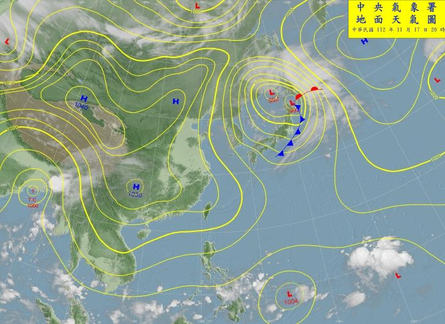
#> input picture SWM.png, 445 x 324 px, shrunk from 728 x 531 before the run
$ python circle_corner.py
#> lines starting #> are read from the running program, lines starting #| are printed output that depends on the picture; after the words box and inside, x2 and y2 are one past the last pixel; in counts of white or black regions, pixels touching at a corner belong together
# -*- coding: utf-8 -*-
"""
Created on Wed Nov 22 12:39:04 2023

@author: User
"""

from PIL import Image, ImageDraw, ImageOps
from datetime import datetime
import os


now = datetime.now()
now_str = now.strftime("%Y%m%d")

img_path = fr"C:\Users\User\Desktop\ppt_自動化\{now_str}"

os.chdir(img_path)


def circle_corner(img, rad = 20, two_corner = True):

    # Image.new(mode, size, color) 用以創建圖像
    mask = Image.new("L", img.size, 0)

    # 將上述圖像設定為"可繪製圖像"
    draw = ImageDraw.Draw(mask)

    # 利用draw創造出的可繪製圖像，建立一個圓角的矩形
    draw.rounded_rectangle((0,0) + img.size, rad, fill = 255)

    # ImageOps 是一個可以對圖像進行操作的函示庫，其中fit是讓img的圖形大小符合mask圖形大小。
    # center指圖片擺放位置(0.5, 0.5)代表置中。
    round_img = ImageOps.fit(img, mask.size, centering = (0.5, 0.5))

    # putalpha 是一種Image方法，設定圖像的透明度
    round_img.putalpha(mask)

    return round_img


def apply_to_image(img_path):

#> called with img_path = 'SWM'
    image = Image.open(img_path + ".png")
#> image is the input picture: PIL image 445x324 RGB; mean R, G, B 141.6, 161.4, 145.7

    # GIF圖檔本身帶有"調色版(palette-based)"的alpha通道，故與png本身支持透明度的格式有所衝突
    image = image.convert("RGBA")
#> image: PIL image 445x324 RGBA

    round_image = circle_corner(image)
#> in circle_corner, `mask = Image.new("L", img.size, 0)`: mask: PIL image 445x324 L; every value is 0
#> in circle_corner, `round_img.putalpha(mask)`:
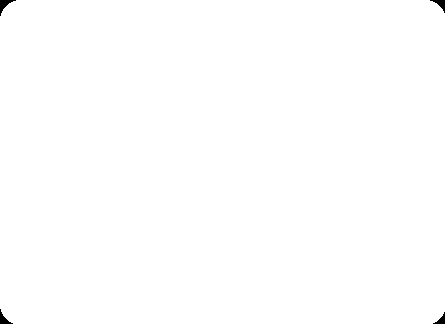
#> mask: PIL image 445x324 L; 99.8% white; 4 black regions, box (x1, y1, x2, y2) and area: (0, 0, 16, 16) 92, (430, 0, 445, 13) 76, (0, 309, 13, 324) 76, (433, 312, 445, 324) 61

    round_image.save("round_" + img_path + ".png", )


path = ["SWM", "StreamLine", "Satellite"]

for i in path:
    apply_to_image(i)
#> pass 2 of the loop `for i in path:`:
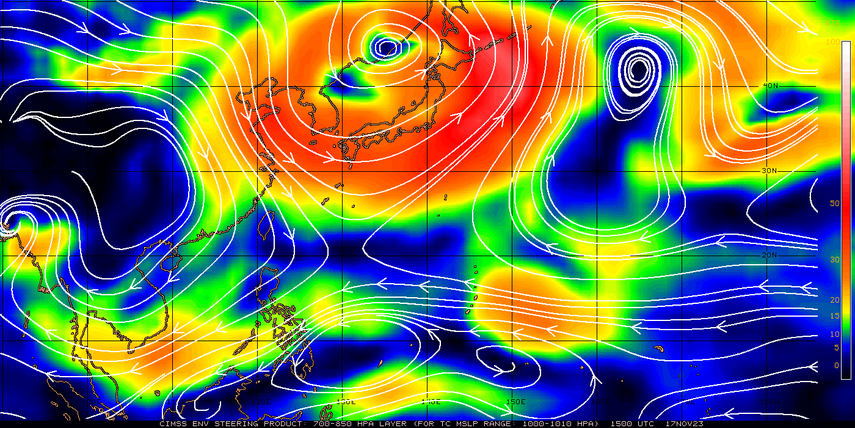
#> input picture StreamLine.png, 855 x 428 px, shrunk from 1400 x 700 before the run
#> in apply_to_image, image is the input picture: PIL image 855x428 RGB; mean R, G, B 107.7, 117.9, 86.6
#> image: PIL image 855x428 RGBA
#> in circle_corner (call 2), `round_img.putalpha(mask)`:
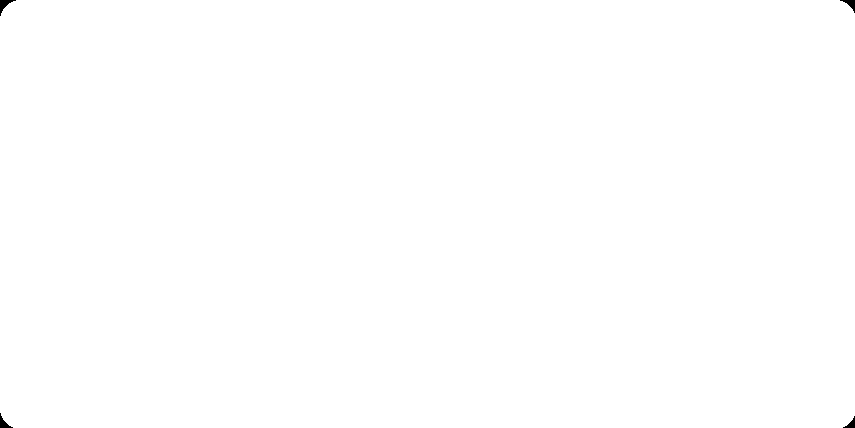
#> mask: PIL image 855x428 L; 99.9% white; 4 black regions, box (x1, y1, x2, y2) and area: (0, 0, 16, 16) 92, (840, 0, 855, 13) 76, (0, 413, 13, 428) 76, (843, 416, 855, 428) 61
#> round_img: PIL image 855x428 RGBA
#> pass 3 of the loop `for i in path:`:
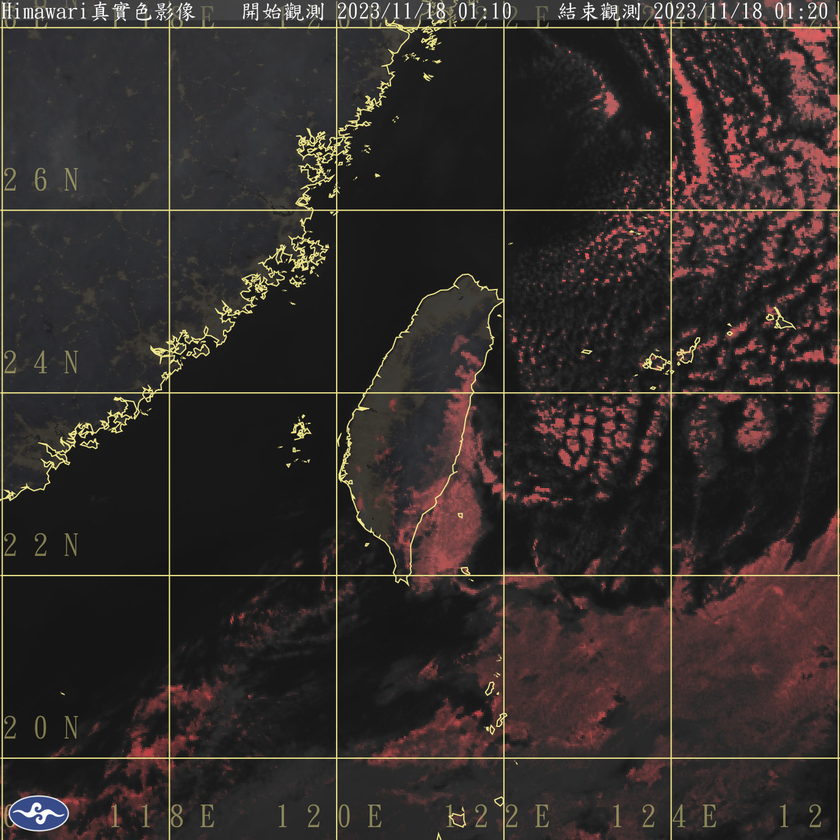
#> input picture Satellite.png, 840 x 840 px, shrunk from 1375 x 1375 before the run
#> in apply_to_image, image is the input picture: PIL image 840x840 RGB; mean R, G, B 52.1, 45.6, 43.2
#> image: PIL image 840x840 RGBA
#> in circle_corner (call 3), `round_img.putalpha(mask)`:
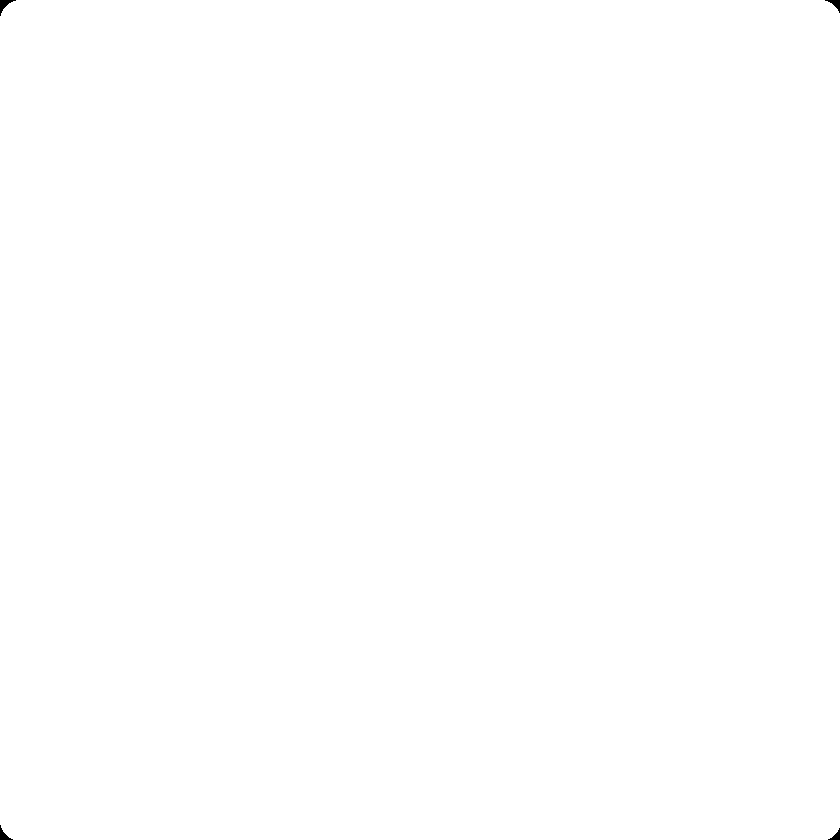
#> mask: PIL image 840x840 L; 100% white; 4 black regions, box (x1, y1, x2, y2) and area: (0, 0, 16, 16) 92, (825, 0, 840, 13) 76, (0, 825, 13, 840) 76, (828, 828, 840, 840) 61
#> round_img: PIL image 840x840 RGBA
